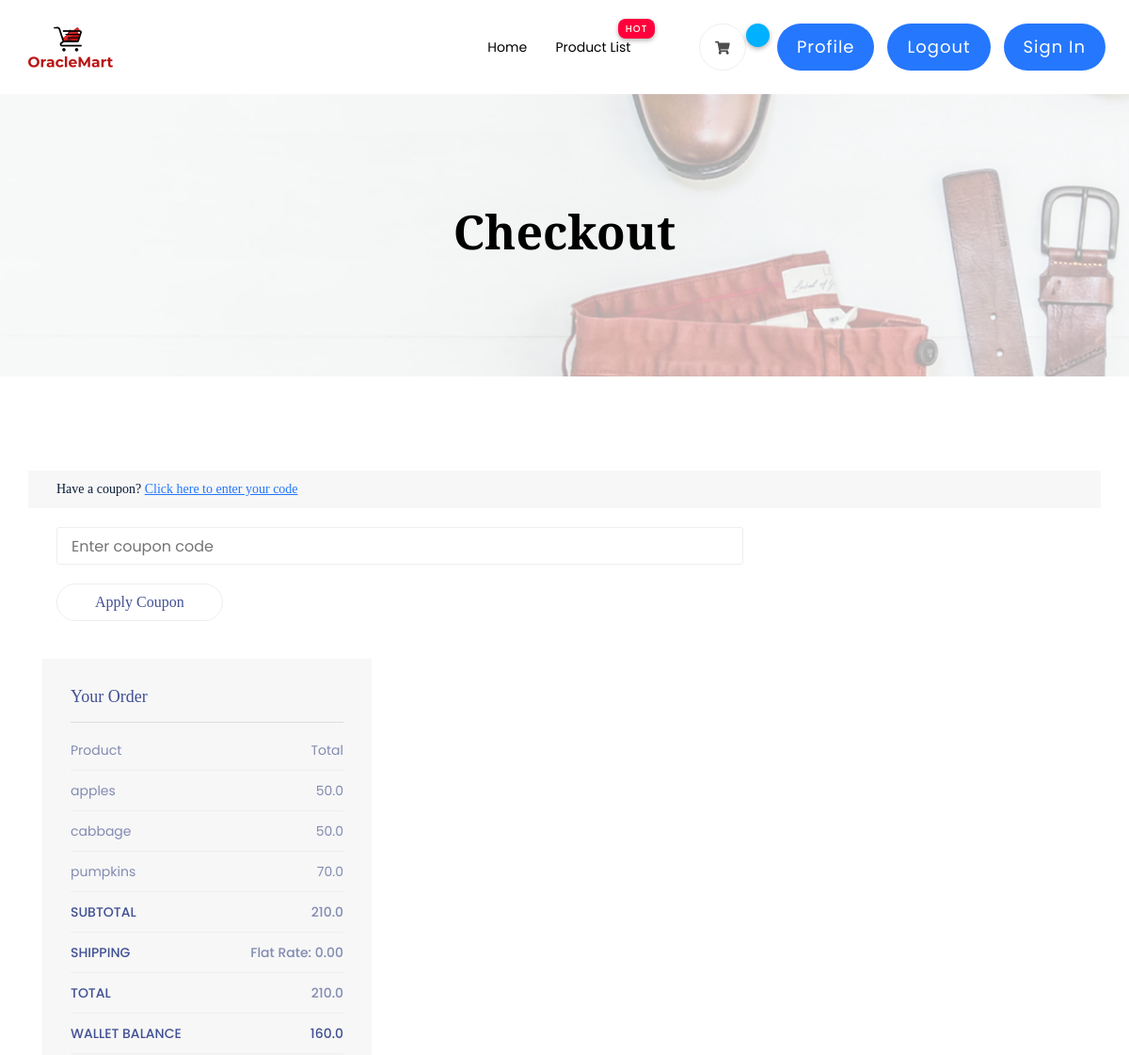
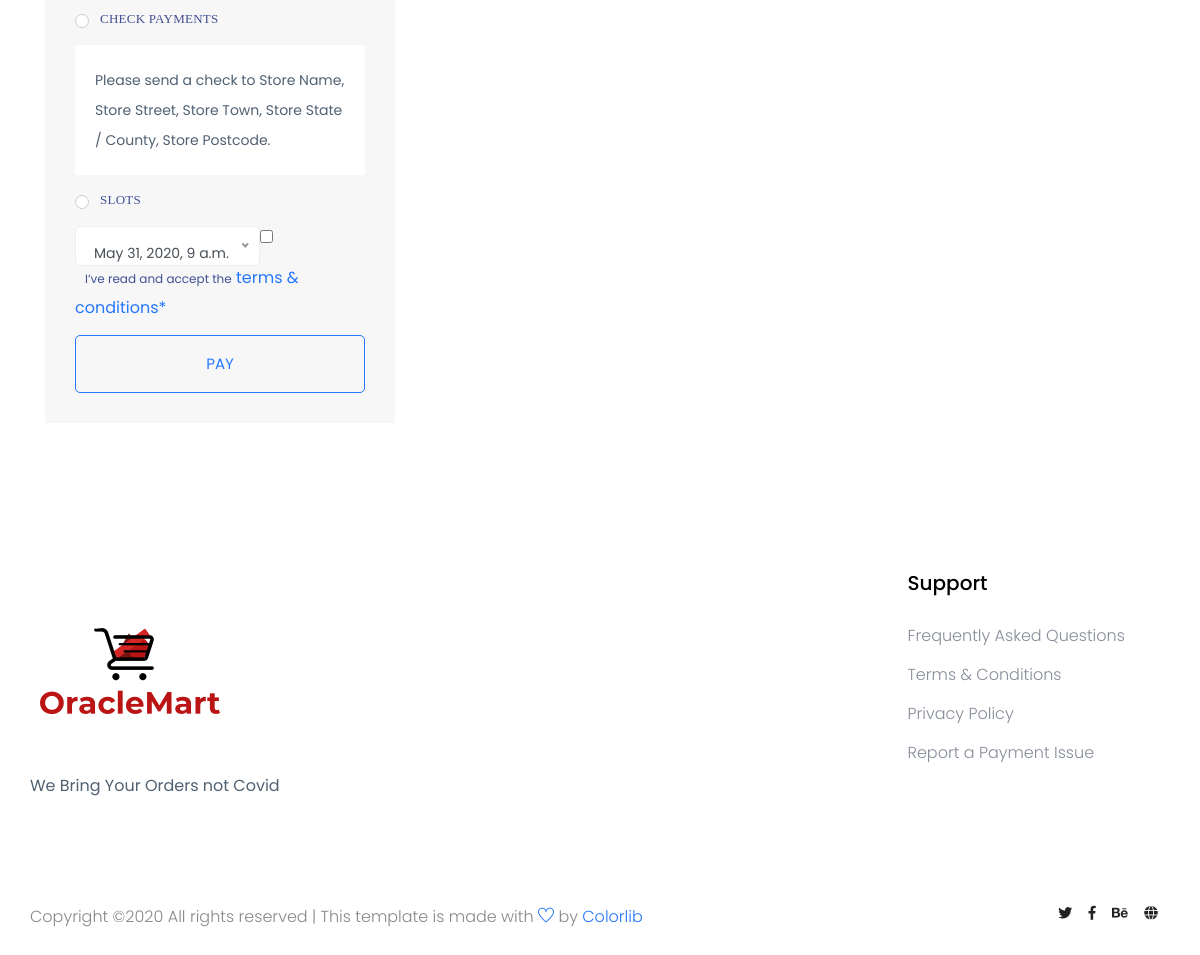
Screenshot of /checkout/ (signed in) with the database file from the repository (2 pictures, top to bottom).
### UserActions/models.py (models this page shows, shortened)
class Cart(models.Model):
    cart_id = models.ForeignKey(User,on_delete=models.CASCADE)
    total_amount = models.FloatField()
    item = models.ForeignKey(Item,on_delete=models.CASCADE)
    class Meta:
        unique_together = ('cart_id', 'item')

class Item(models.Model):
    item_id = models.AutoField(primary_key=True)
    item_price = models.FloatField()
    item_name = models.CharField(max_length = 100)
    item_description = models.CharField(max_length = 250, blank = True)
    image_url = models.FileField(upload_to='documents')
    pincode = models.ForeignKey(Pincodes,on_delete=models.CASCADE)
    seller_id = models.ForeignKey(User,on_delete=models.CASCADE)
    category = models.CharField(max_length = 100)

class UserAttribute(models.Model):
    user = models.ForeignKey(User, on_delete=models.CASCADE)
    role = models.CharField(max_length = 250, blank = True)
    address = models.CharField(max_length = 250, blank = True)
    money =  models.FloatField( blank = True)

### UserActions/views.py (the view)
# urls.py: path('checkout/',views.checked_out,name = 'checkout'),
def checked_out(request):
    if not request.user.is_authenticated:
        return redirect('UserActions:login')
    else:
        cart_items = Cart.objects.filter(cart_id = request.user)
        total_amount = Cart.objects.filter(cart_id = request.user).last().total_amount
        user = UserAttribute.objects.get(user = request.user)
        slots = Slottings.objects.all()
        if(total_amount>user.money):
             messages.error(request, 'Insufficient balance')
        else:
            user.money -= total_amount
            user.save()
        context = {
            'user' : user,
            'itemList':cart_items,
            'total_amount' : total_amount,
            'slots':slots,
        }
        return render(request,'checkout.html',context)

### UserActions/templates/checkout.html (shortened to what this page needs)
{% extends 'base.html' %}
{% load static %}
{% block content %}
  <div class="slider-area ">
    <div class="single-slider slider-height2 d-flex align-items-center" data-background="assets/img/hero/category.jpg">
        <div class="container">
            <div class="row">
                <div class="col-xl-12">
                    <div class="hero-cap text-center">
                        <h2>Checkout</h2>
                    </div>
                </div>
            </div>
        </div>
    </div>
  </div>
  <section class="checkout_area section_padding">
    <div class="container">
      <div class="cupon_area">
        <div class="check_title">
          <h2>
            Have a coupon?
            <a href="#">Click here to enter your code</a>
          </h2>
        </div>
        <input type="text" placeholder="Enter coupon code" />
        <a class="tp_btn" href="#">Apply Coupon</a>
      </div>
          <div class="col-lg-4">
            <div class="order_box">
              <h2>Your Order</h2>
              <ul class="list">
                <li>
                  <a href="#">Product
                    <span>Total</span>
                  </a>
                </li>
                {% for item in itemList%}
                <li>
                  <a href="#">{{item.item.item_name}}
                    <span class="last">{{item.item.item_price}}</span>
                  </a>
                </li>
                {% endfor %}
              </ul>
              <ul class="list list_2">
                <li>
                  <a href="#">Subtotal
                    <span>{{total_amount}}</span>
                  </a>
                </li>
                <li>
                  <a href="#">Shipping
                    <span>Flat rate: 0.00</span>
                  </a>
                </li>
                <li>
                  <a href="#">Total
                    <span>{{total_amount}}</span>
                  </a>
                </li>
                <li>
                  <a href="#">Wallet Balance
                    <span>{{user.money}}</span>
                  </a>
                </li>
              </ul>
              <div class="payment_item">
                <div class="radion_btn">
                  <label for="f-option5">Check payments</label>
                  <div class="check"></div>
                </div>
                <p>
                  Please send a check to Store Name, Store Street, Store Town,
                  Store State / County, Store Postcode.
                </p>
              </div>
              <div class="payment_item active">
                <div class="radion_btn">
                  <label for="f-option6">Slots </label>
                  <div class="check"></div>
                </div>
              </div>
              <div class="creat_account">
                <input type="checkbox" id="f-option4" name="selector" />
                <label for="f-option4">I’ve read and accept the </label>
                <a href="#">terms & conditions*</a>
              </div>
              <a class="btn_3" href="#">Pay</a>
            </div>
          </div>
        </div>
  </section>
{% endblock %}

### rows the page displays
Cart: item.item_name "apples", item.item_price "50.0"
Cart: item.item_name "cabbage", item.item_price "50.0"
Cart: item.item_name "pumpkins", item.item_price "70.0", total_amount "210.0"
UserAttribute: money "160.0"
